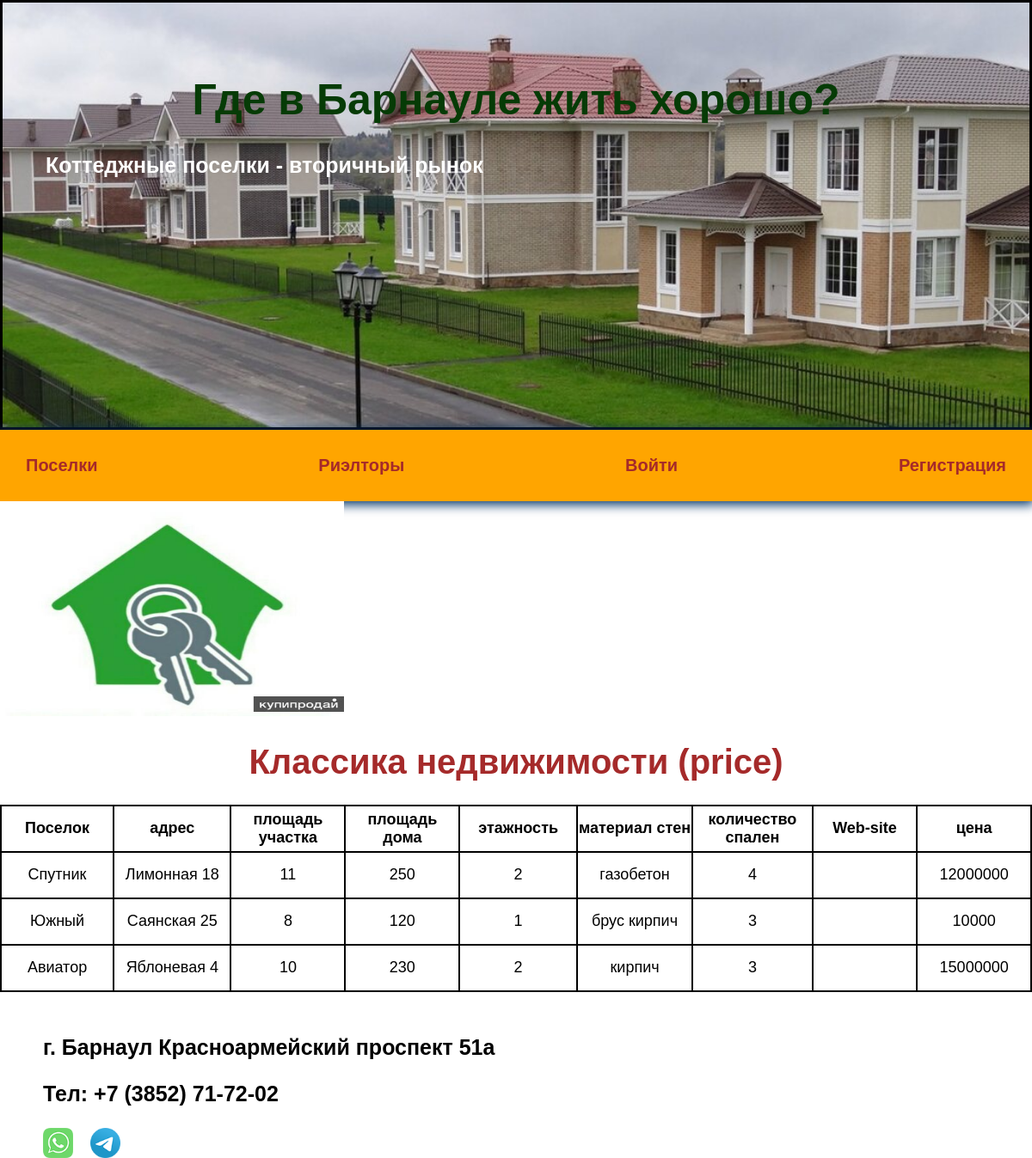
The app's page /realtors/realtor/2/, older data.
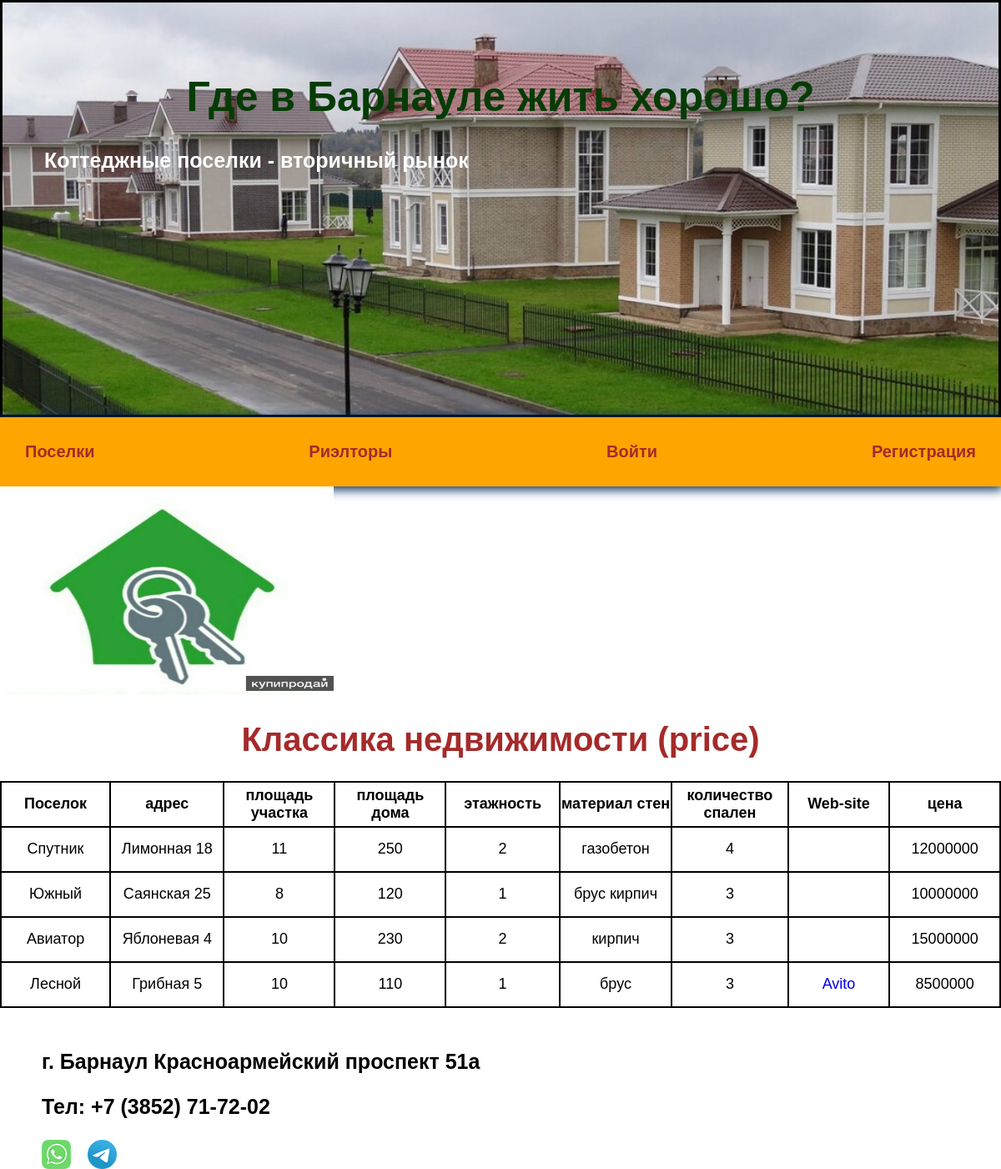
The same page, newer data.
### realtors/models.py (models this page shows, shortened)
class Realtor(models.Model):
    title = models.CharField(max_length=100)
    office_adress = models.CharField(max_length=200)
    description = models.TextField(blank=True)
    featured_image = models.ImageField(upload_to="realtors", blank=True, default="default.jpg")
    experience = models.IntegerField(default=0)
    contacts = models.CharField(max_length=200, blank=True)
    website = models.CharField(max_length=400, blank=True)
    whatsapp = models.CharField(max_length=100, blank=True)
    telegram = models.CharField(max_length=100, blank=True)
    class Meta:
        ordering = ['title']
        verbose_name = 'риелтор'
        verbose_name_plural = 'риелторы'

class Cottage(models.Model):
    rlt = models.ForeignKey(Realtor, on_delete=models.CASCADE)
    village = models.CharField(max_length=100)
    adress = models.CharField(max_length=200)
    land_area = models.IntegerField(default=0)
    house_area = models.IntegerField(default=0)
    floors = models.IntegerField(default=1)
    walls = models.CharField(max_length=100)
    bedrooms = models.IntegerField(default=1)
    web_site = models.CharField(max_length=200, blank=True)
    price = models.IntegerField(default=0)
    def __str__(self):
        return self.adress
    class Meta:
        verbose_name = 'коттедж'
        verbose_name_plural = 'коттеджи'

### realtors/views.py (the view)
# urls.py: path('realtor/<str:pk>/', views.realtor, name="realtor"),
def realtor(request, pk):
    realtor.obj = Realtor.objects.get(id=pk)
    cottages = Cottage.objects.filter(rlt=pk)
    if request.user.is_authenticated:
        numb = request.user.profile.realt.id
    else:
        numb = 0
    print(numb)
    print(pk)
    context = {
        'realtor': realtor.obj,
        'cottages': cottages,
        'numb': int(numb),
        'pk': int(pk)
    }
    print(cottages, pk)
    return render(request, 'realtors/one_realtor.html', context)

### realtors/templates/realtors/one_realtor.html (shortened to what this page needs)
{% extends 'villages/base.html' %}
{% block content %}
<img class="image_card" src="{{ realtor.featured_image.url }}" alt="image_card">
<h1>{{ realtor.title }} (price)</h1>
<div class="tab">
<table>
    <thead>
    <tr>
        <th>Поселок</th>
        <th>адрес</th>
        <th>площадь участка</th>
        <th>площадь дома</th>
        <th>этажность</th>
        <th>материал стен</th>
        <th>количество спален</th>
        <th>Web-site</th>
        <th>цена</th>
    </tr>
    </thead>
    <tbody>
    {% for cottage in cottages %}
    <tr>
        <td>{{ cottage.village }}</td>
        <td>{{ cottage.adress }}</td>
        <td>{{ cottage.land_area }}</td>
        <td>{{ cottage.house_area }}</td>
        <td>{{ cottage.floors }}</td>
        <td>{{ cottage.walls }}</td>
        <td>{{ cottage.bedrooms }}</td>
        {% if cottage.web_site %}
        <td>
            <a href="{{ cottage.web_site }}" target="_blank">Avito</a>
        </td>
        {% else %}
        <td>{{ cottage.web_site }}</td>
        {% endif %}
        <td>{{ cottage.price }}</td>
    </tr>
    {% endfor %}
    </tbody>
</table>
    <div class="realtor-contact">
        <p>{{ realtor.office_adress }}</p>
        <p>Тел: {{ realtor.contacts }}</p>
        <a class="whatsapp-label" href="https://web.whatsapp.com/"></a>
        <a class="telegram-label" href="https://t.me/+79050804475"></a>
    </div>
</div>
{% endblock %}

### villages/templates/villages/base.html (shortened to what this page needs)
<!DOCTYPE html>
{% load static %}
<html lang="en">
<head>
    <link rel="stylesheet" href="{% static 'css/style.css' %}">
</head>
<body>
    <div class="titl">
        <h1>Где в Барнауле жить хорошо?</h1>
        <h2>Коттеджные поселки - вторичный рынок</h2>
    </div>
    <div class="menu">
      <div class="wrap">
          <ul>
            <li><a href="{% url 'villages' %}">Поселки</a></li>
            <li><a href="{% url 'realtors' %}">Риэлторы</a></li>
            {% if user.is_authenticated %}
              <li class="use"><a href="{% url 'profile' %}">Пользователь: {{ user.username }}</a></li>
              <li><a href="{% url 'logout' %}">Выйти</a></li>
              {% else %}
            <li><a href="{% url 'login' %}">Войти</a></li>
            <li><a href="{% url 'register' %}">Регистрация</a></li>
              {% endif %}
          </ul>
      </div>
    </div>
        {% block content %}
        {% endblock %}
</body>
</html>

### realtors/static/css/style.css (style rules this page uses)
body { padding: 0; margin: 0; font-family: Arial, Helvetica, sans-serif; }
.titl { background-image: url('6_1018496.jpg'); background-size: cover; box-sizing: border-box; padding: 50px; width: 100%; height: 500px; border: 3px solid black }
.titl h1 { color: rgb(6, 59, 6); font-size: 50px; }
h1 { text-align: center; font-size: 40px; color: brown; }
h2 { font-size: 25px; font-weight: bold; color: white; }
.wrap { max-width: 1200px; margin: 0 auto; padding: 10px 30px; box-sizing: border-box; }
.menu { background: #FFA500; box-shadow: 0 2px 12px 2px #003366; }
ul { list-style: none; padding: 0; }
.menu ul { display: flex; justify-content: space-between; align-items: center; font-size: 20px; }
.menu a, .menu li { font-weight: bold; color: brown; }
a { text-decoration: none; }
.image_card { width: 400px; height: 250px; }
table { margin: 0 auto; border-collapse: collapse; text-align: center; font-size: 18px; }
th, td { width: 150px; height: 50px; border: 2px solid black }
.realtor-contact { margin: 50px; font-weight: bold; font-size: 25px; }
.whatsapp-label { width: 35px; height: 35px; float: left; margin-right: 20px; background: url(../realtors/wa-logo.png) no-repeat center top / cover; }
.telegram-label { width: 35px; height: 35px; float: left; margin-right: 20px; background: url(../realtors/tg-logo.png) no-repeat center top / cover; }

Row changes from the older to the newer data that the page shows:
changed Cottage "Южный": price "10000" → "10000000"
added Cottage: village "Лесной", adress "Грибная 5", land_area "10", house_area "110", floors "1", walls "брус", bedrooms "3", price "8500000"
